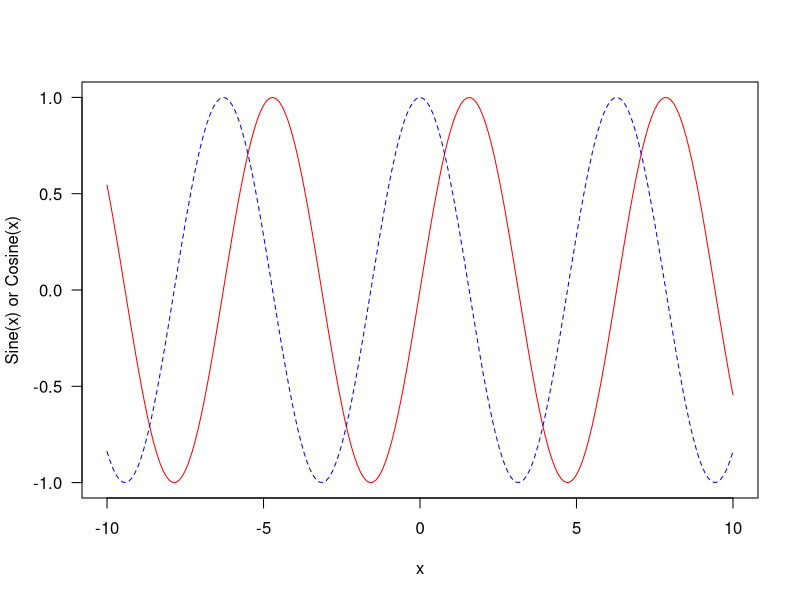
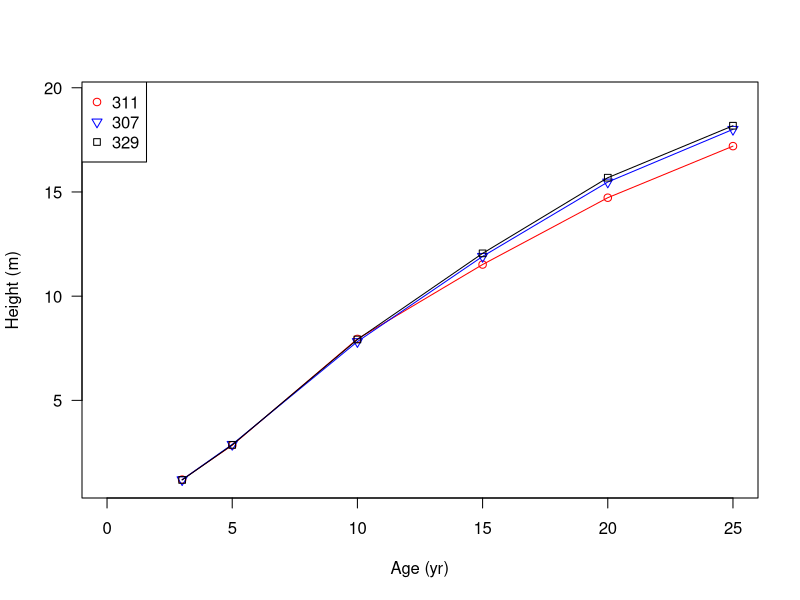

The R source for these figures, in order:
## ---- chunk 1
knitr::opts_chunk$set(echo = TRUE,eval=T)
## ---- chunk 2
x<-seq(-10,10,0.1) 
y<-sin(x) 
z<-cos(x) 
matplot(x,cbind(y,z),col=c("red","blue"),las=1,xlab="x",ylab="Sine(x) or Cosine(x)",lty=1:2,type="l")
## ---- chunk 3
ll.dat<-Loblolly 
ll.dat$height<-ll.dat$height*0.3048 
 
plot(height~age,type="n",xlab="Age (yr)",ylab="Height (m)",las=1,xlim=c(0,25),data=ll.dat) 
points(ll.dat$age[ll.dat$Seed==307],ll.dat$height[ll.dat$Seed==329],pch=1,col="red",type="o") 
points(ll.dat$age[ll.dat$Seed==311],ll.dat$height[ll.dat$Seed==307],pch=6,col="blue",type="o") 
points(ll.dat$age[ll.dat$Seed==311],ll.dat$height[ll.dat$Seed==311],pch=22,col="black",type="o") 
legend("topleft",legend=c(311,307,329),pch=c(1,6,22),col=c("red","blue","black"))
